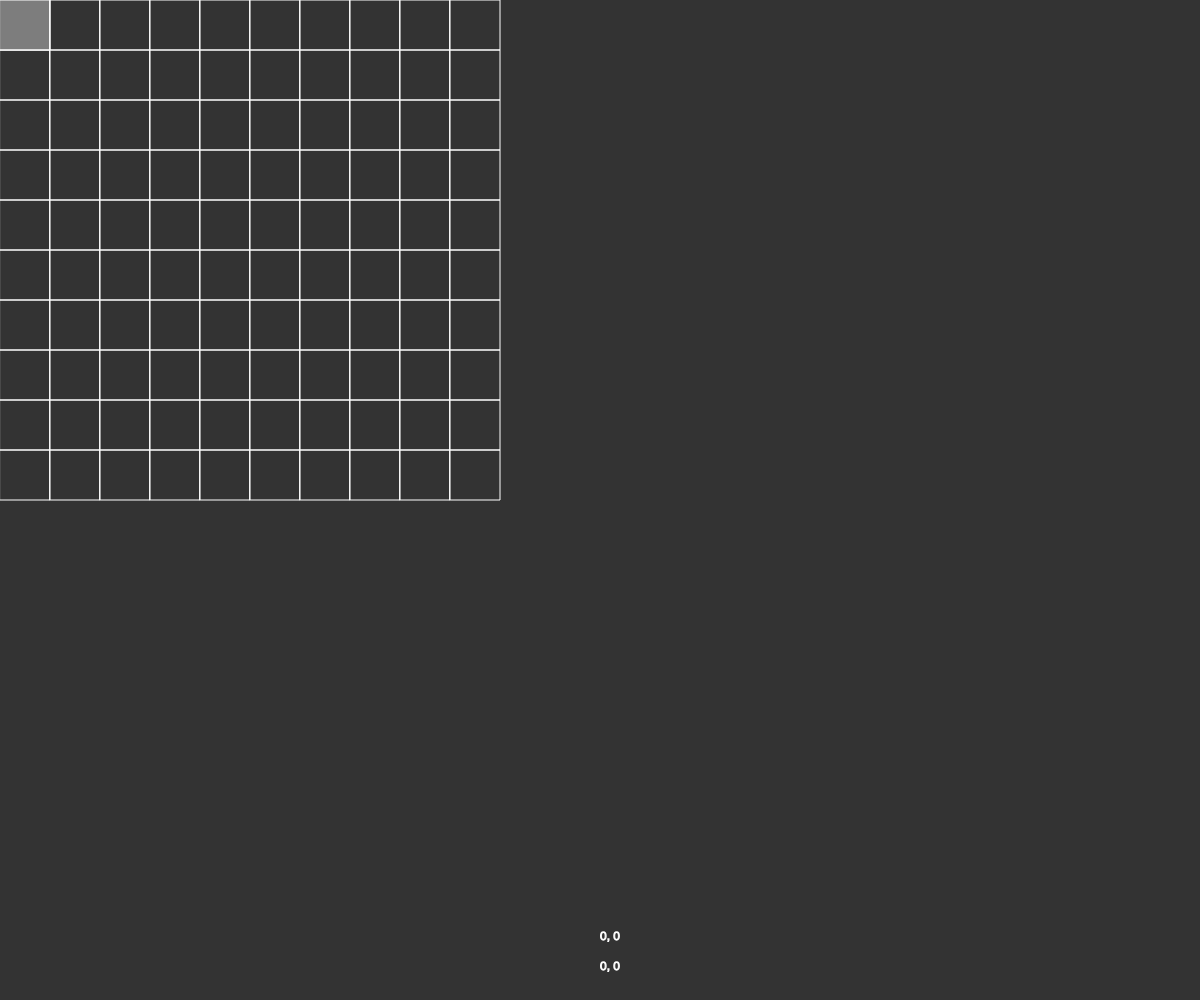
Frame 1 (no input)
Frame 60 (no input): identical to frame 1, image omitted
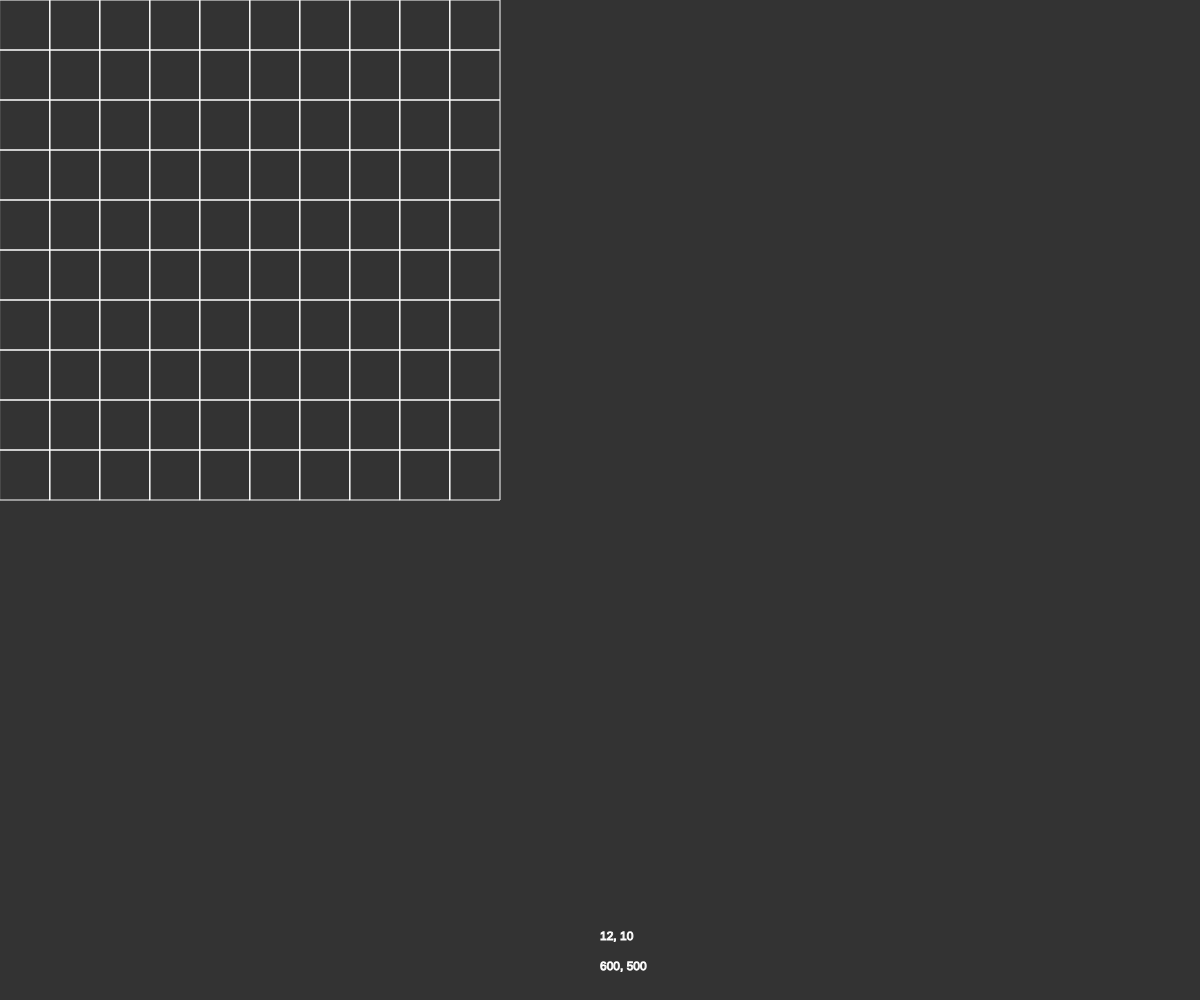
Frame 120 (the mouse pressed at the canvas centre since frame 60)

The p5.js sketch that drew these frames (run headless with seeded random() and noise() and a simulated clock; from frame 60 on, the mouse is pressed at the canvas centre):

// p5.js sketch
// ── sketch.js
var grid;

function setup() {
  createCanvas(windowWidth, windowHeight);
  grid = new Grid();
}

function draw() {
  background(51);
  grid.draw();

  text(Math.floor(mouseX / 50) + ", " + Math.floor(mouseY / 50), width / 2, height - 60);
  text(mouseX + ", " + mouseY, width / 2, height - 30);
}

// ── cell.js
function Cell(_y, _x, _isMine, _neighborCount) {
  this.y = _y;
  this.x = _x;
  this.isMine = _isMine;
  this.value = (_isMine) ? "*" : _neighborCount;
  this.hidden = true;
  this.hover = false;

  this.draw = function(xPos, yPos, size) {
    stroke(255);
    noFill();
    rect(xPos, yPos, size, size);
    if (this.hidden) {
      if (this.hover == true) {
        fill(125);
        rect(xPos, yPos, size, size);
      }
    } else {
      fill(255);
      textSize(size - 10);
      textAlign(CENTER, CENTER);
      text(this.value, xPos + (0.5 * size), yPos + (0.5 * size));
    }
  }
}

// ── grid.js
function Grid(difficulty) {
  this.difficulty = difficulty || "easy";
  this.cellCount = {
    "easy": 100,
    "medium": 300,
    "hard": 1000
  };
  this.mineCount = {
    "easy": 0.1 * 100,
    "medium": 0.2 * 300,
    "hard": 0.3 * 1000
  };
  this.maxCellSize = 50;
  this.widthCount = 10;
  this.heightCount = 10;

  this.generateRandomNumbers = function(count, a, b) {
    var res = [];
    if (count > (b - a)) return [];
    while (res.length < count) {
      var r = floor(random(a, b));
      if (res.indexOf(r) == -1) res.push(r);
    }
    return res;
  }

  var calcNeighborCount = function(matrix) {
    var getVal = function(y, x) {
      if (y < 0 || y >= matrix.length ||
          x < 0 || x >= matrix[0].length) {
        return false;
      } else {
        return matrix[y][x];
      }
    }
    var sumVals = function(y, x) {
      var sum = 0;
      for (var dx = -1; dx <= 1; dx++) {
        for (var dy = -1; dy <= 1; dy++) {
          if (dx == 0 && dy == 0) continue;
          if (getVal(y + dy, x + dx)) sum++;
        }
      }
      return sum;
    }
    var res = [];
    for (var i = 0; i < matrix.length; i++) {
      var line = [];
      for (var j = 0; j < matrix[i].length; j++) {
        line.push(sumVals(i, j));
      }
      res.push(line);
    }
    return res;
  }


  this.mineMatrix = [];
  this.mineIndexes = this.generateRandomNumbers(
    this.mineCount[this.difficulty],
    0,
    this.cellCount[this.difficulty]
  );

  for (var y = 0; y < this.heightCount; y++) {
    var row = [];
    for (var x = 0; x < this.widthCount; x++) {
      var pos = (y * this.widthCount) + x;
      if (this.mineIndexes.indexOf(pos) != -1) {
        row.push(true);
      } else {
        row.push(false);
      }
    }
    this.mineMatrix.push(row);
  }

  this.neighborCount = calcNeighborCount(this.mineMatrix);

  this.matrix = [];

  for (var y = 0; y < this.heightCount; y++) {
    var row = [];
    for (var x = 0; x < this.widthCount; x++) {
      row.push(new Cell(
        y,
        x,
        this.mineMatrix[y][x],
        this.neighborCount[y][x]
      ));
    }
    this.matrix.push(row);
  }


  this.draw = function() {
    var gridX = Math.floor(mouseX / this.maxCellSize);
    var gridY = Math.floor(mouseY / this.maxCellSize);
    for (var y = 0; y < this.matrix.length; y++) {
      for (var x = 0; x < this.matrix[y].length; x++) {
        var hover = false;
        if (x == gridX && y == gridY) {
          hover = true;
          if (mouseIsPressed) {
            this.matrix[y][x].hidden = false;
          }
        }
        this.matrix[y][x].hover = hover;
        this.matrix[y][x].draw(
          x * this.maxCellSize,
          y * this.maxCellSize,
          this.maxCellSize
        );
      }
    }
  }
}
